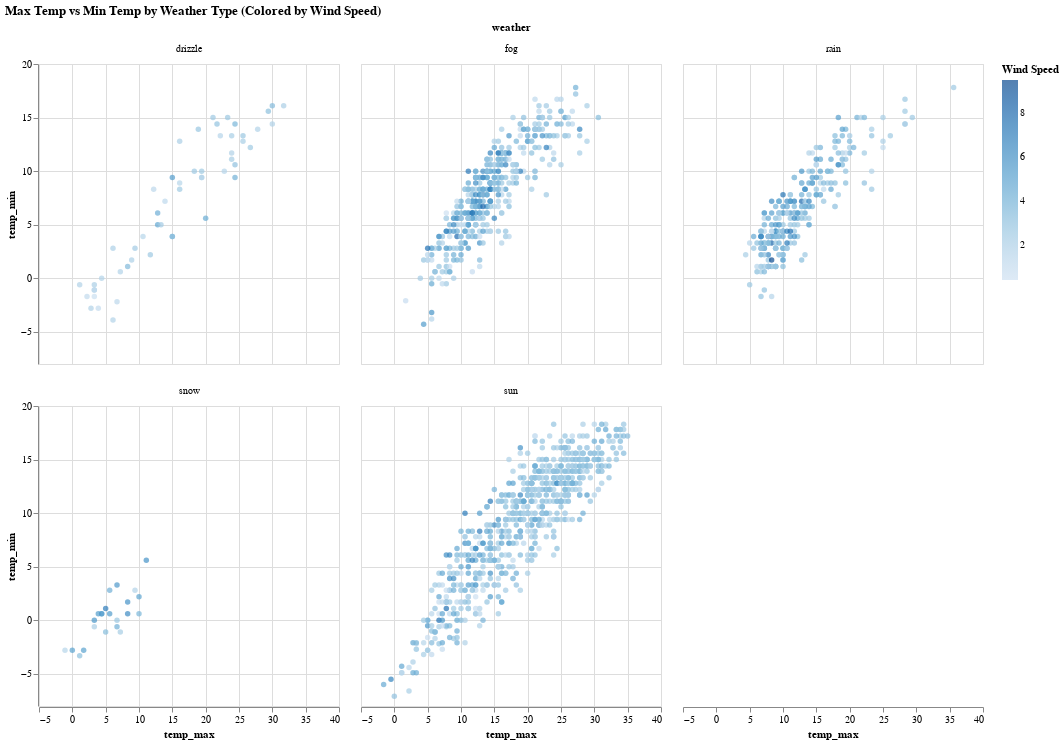

Notebook source saved alongside this figure:
### Markdown cell above
##### Question 3 (10 points)

Create a facet figure in Altair with 2 row and 3 columns. For each panel in the facet figure, it shows a scatter plot between the max and min temperature for one type of weather. Use the wind speed to color the points. Also add interaction to show the max and min temperature and wind speed for each data point. Include necessary title and labels.

### Code cell
# Create the facet chart
facet_chart = alt.Chart(weather).mark_circle().encode(
    alt.X('temp_max:Q'), 
    alt.Y('temp_min:Q'), 
    alt.Color('wind:Q', title = 'Wind Speed'),
    alt.Tooltip(['temp_max', 'temp_min', 'wind', 'weather']) 
).facet(
    facet='weather:N',  
    columns=3  
).properties(
    title='Max Temp vs Min Temp by Weather Type (Colored by Wind Speed)'
)
facet_chart

### Figure 1 — Vega-Lite specification as saved in the notebook (floating-point values rounded to 4 significant figures; data arrays with more than 128 entries replaced by an {"elided": "..."} marker saying what was removed)
{"config": {"view": {"continuousWidth": 300, "continuousHeight": 300}}, "data": {"name": "data-6881b3c76720a51ecae2e2fb5659aff4"}, "facet": {"field": "weather", "type": "nominal"}, "spec": {"mark": {"type": "circle"}, "encoding": {"color": {"field": "wind", "title": "Wind Speed", "type": "quantitative"}, "tooltip": [{"field": "temp_max", "type": "quantitative"}, {"field": "temp_min", "type": "quantitative"}, {"field": "wind", "type": "quantitative"}, {"field": "weather", "type": "nominal"}], "x": {"field": "temp_max", "type": "quantitative"}, "y": {"field": "temp_min", "type": "quantitative"}}}, "columns": 3, "title": "Max Temp vs Min Temp by Weather Type (Colored by Wind Speed)", "$schema": "https://vega.github.io/schema/vega-lite/v5.20.1.json", "datasets": {"data-6881b3c76720a51ecae2e2fb5659aff4": {"elided": "1461 records"}}}
